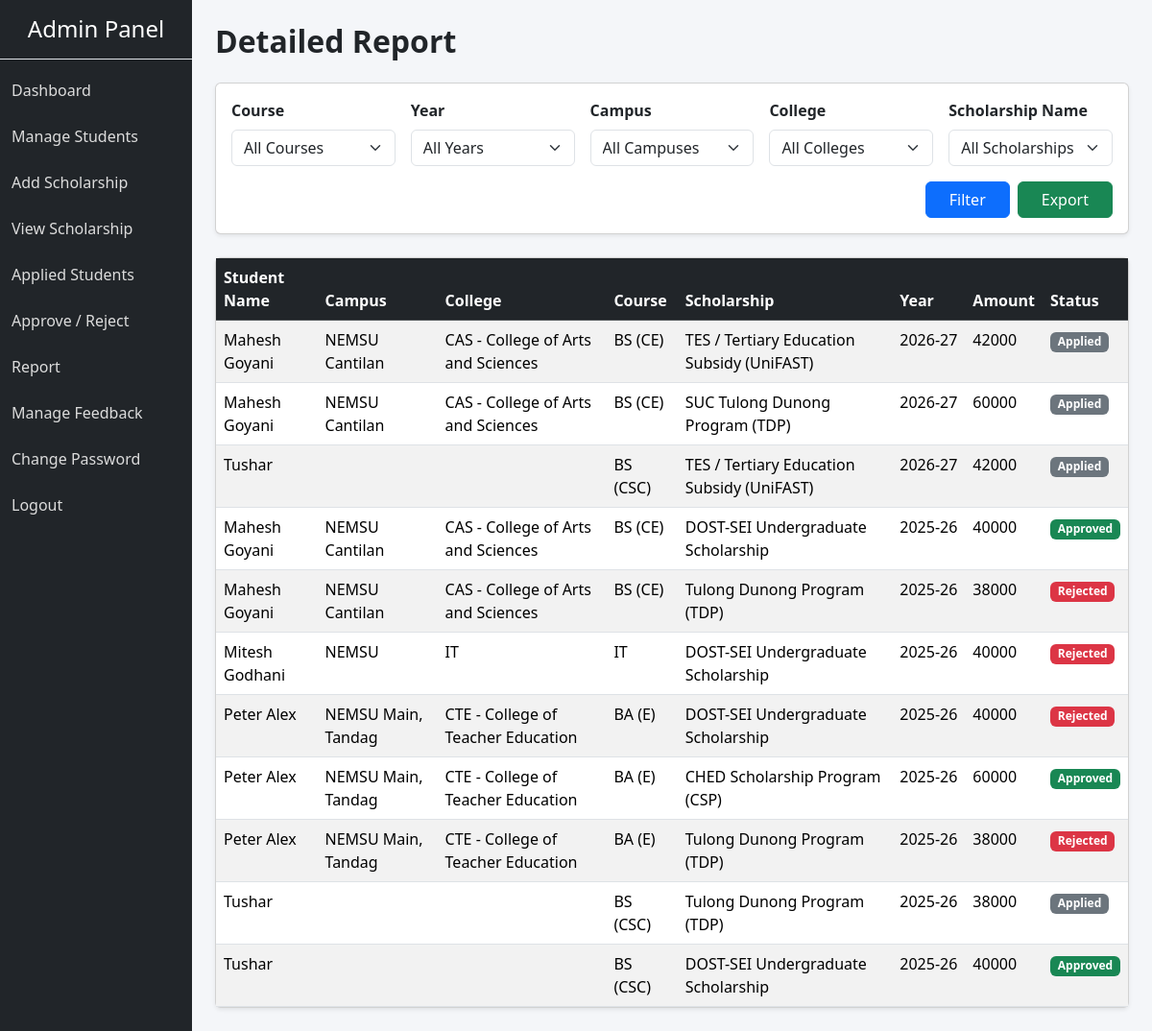
The page /admin/year_wise_summary.php (signed in) on the database its author committed.
### tables this page shows
CREATE TABLE `scholarship` (
  `app_id` int(11) NOT NULL,
  `stu_id` int(11) NOT NULL,
  `ss_id` int(11) NOT NULL,
  `app_status` varchar(10) NOT NULL
);

CREATE TABLE `student_master` (
  `stu_id` int(11) NOT NULL,
  `stu_enroll` varchar(20) NOT NULL,
  `stu_fname` varchar(20) NOT NULL,
  `stu_lname` varchar(20) NOT NULL,
  `stu_ext` varchar(20) DEFAULT NULL,
  `stu_mname` varchar(20) DEFAULT NULL,
  `stu_gender` varchar(10) DEFAULT NULL,
  `stu_pass` varchar(50) DEFAULT NULL,
  `stu_dob` date DEFAULT NULL,
  `stu_email` varchar(50) DEFAULT NULL,
  `stu_contact` varchar(15) DEFAULT NULL,
  `stu_program` varchar(200) DEFAULT NULL,
  `stu_year_level` varchar(10) DEFAULT NULL,
  `stu_campus` varchar(50) DEFAULT NULL,
  `stu_cor` varchar(100) DEFAULT NULL,
  `stu_units` varchar(50) DEFAULT NULL,
  `stu_grade` varchar(20) DEFAULT NULL,
  `stu_gpa` varchar(20) DEFAULT NULL,
  `stu_adm_year` varchar(10) DEFAULT NULL,
  `stu_college` varchar(50) DEFAULT NULL,
  `stu_sem` varchar(10) DEFAULT NULL,
  `father_lname` varchar(50) DEFAULT NULL,
  `father_gname` varchar(50) DEFAULT NULL,
  `father_mname` varchar(50) DEFAULT NULL,
  `mother_lname` varchar(50) DEFAULT NULL,
  `mother_gname` varchar(50) DEFAULT NULL,
  `mother_mname` varchar(50) DEFAULT NULL,
  `stu_dswd` varchar(50) DEFAULT NULL,
  `stu_house` varchar(50) DEFAULT NULL,
  `stu_bci` varchar(50) DEFAULT NULL,
  `stu_amount` varchar(10) DEFAULT NULL,
  `stu_disabled` varchar(5) DEFAULT NULL,
  `stu_disability` varchar(50) DEFAULT NULL,
  `stu_marital` varchar(15) DEFAULT NULL,
  `stu_dependent` varchar(15) DEFAULT NULL,
  `stu_inmate` varchar(15) DEFAULT NULL,
  `stu_rebel` varchar(50) DEFAULT NULL,
  `stu_street` varchar(50) DEFAULT NULL,
  `stu_barangay` varchar(50) DEFAULT NULL,
  `stu_city` varchar(50) DEFAULT NULL,
  `stu_province` varchar(50) DEFAULT NULL,
  `stu_zip` varchar(50) DEFAULT NULL,
  `stu_perc` float DEFAULT NULL,
  `stu_profilepic` varchar(200) DEFAULT NULL,
  `stu_status` varchar(10) NOT NULL DEFAULT 'active',
  `complete` varchar(3) NOT NULL DEFAULT 'No'
);

CREATE TABLE `ss_master` (
  `ss_id` int(5) NOT NULL,
  `ss_name` varchar(100) NOT NULL,
  `ss_type` varchar(100) NOT NULL,
  `ss_desc` varchar(1000) DEFAULT NULL,
  `ss_start` date NOT NULL,
  `ss_end` date NOT NULL,
  `ss_amount` int(10) NOT NULL,
  `ss_year` varchar(20) DEFAULT NULL,
  `ss_status` varchar(10) NOT NULL DEFAULT 'active'
);

### admin/year_wise_summary.php (the view, shortened to what this page needs)
<?php
include "../db.php";
function getShortCourseName($fullName) {
    $map = ['IT' => 'IT'];
    $upper = strtoupper(trim($fullName));
    if (isset($map[$upper])) return $map[$upper];
    $name = $upper;
    $prefix = '';
    if (strpos($name, 'BACHELOR OF SCIENCE IN') !== false) {
        $prefix = 'BS';
        $name = str_replace('BACHELOR OF SCIENCE IN', '', $name);
    } elseif (strpos($name, 'BACHELOR OF ARTS IN') !== false || strpos($name, 'BACHELOR OF ARTS MAJOR IN') !== false) {
        $prefix = 'BA';
        $name = str_replace(['BACHELOR OF ARTS IN', 'BACHELOR OF ARTS MAJOR IN'], '', $name);
    } elseif (strpos($name, 'BACHELOR OF ELEMENTARY EDUCATION') !== false) {
        $prefix = 'BEEd';
        $name = str_replace('BACHELOR OF ELEMENTARY EDUCATION', '', $name);
    } elseif (strpos($name, 'BACHELOR OF SECONDARY EDUCATION') !== false) {
        $prefix = 'BSEd';
        $name = str_replace('BACHELOR OF SECONDARY EDUCATION', '', $name);
    } elseif (strpos($name, 'BACHELOR OF PUBLIC ADMINISTRATION') !== false) {
        return 'BPA';
    } elseif (strpos($name, 'BACHELOR OF') !== false) {
        $prefix = 'B';
        $name = str_replace('BACHELOR OF', '', $name);
    }
    $words = explode(' ', str_replace(['/', '-', '&'], ' ', $name));
    $skip = ['AND', 'IN', 'OF', 'THE', 'MAJOR'];
    $acro = '';
    foreach($words as $w) {
        $w = trim($w);
        if(empty($w) || in_array($w, $skip)) continue;
        $acro .= $w[0];
    }
    if ($prefix !== '') {
        return empty($acro) ? $prefix : $prefix . ' (' . $acro . ')';
    }
    return empty($acro) ? $fullName : $acro;
}
$filter_year = isset($_GET['year']) ? $_GET['year'] : '';
$filter_campus = isset($_GET['campus']) ? $_GET['campus'] : '';
$filter_college = isset($_GET['college']) ? $_GET['college'] : '';
$filter_course = isset($_GET['course']) ? $_GET['course'] : '';
$filter_scholarship = isset($_GET['scholarship']) ? $_GET['scholarship'] : '';
$sql = "SELECT s.stu_fname, s.stu_lname, s.stu_campus, s.stu_college, s.stu_program,
               sm.ss_name, sm.ss_year, sm.ss_amount, sc.app_status
        FROM scholarship sc
        INNER JOIN student_master s ON sc.stu_id = s.stu_id
        INNER JOIN ss_master sm ON sc.ss_id = sm.ss_id
        WHERE 1=1";
$sql .= " ORDER BY sm.ss_year DESC, s.stu_fname ASC";
$result = $conn->query($sql);
?>
<!DOCTYPE html>
<html lang="en">
<head>
    <link href="https://cdn.jsdelivr.net/npm/bootstrap@5.3.2/dist/css/bootstrap.min.css" rel="stylesheet">
    <link href="css/style.css" rel="stylesheet">
</head>
<body>
<div class="container-fluid">
    <div class="row">
        <?php include 'sidebar.php'; ?>
        <div class="col-md-9 col-lg-10 p-4 content-area">
            <h2 class="fw-bold mb-4">Detailed Report</h2>
            <div class="card p-3 mb-4 shadow-sm">
                <form method="GET" class="row g-3 align-items-end">
                    <div class="col-md">
                        <label class="form-label fw-bold">Course</label>
                        <select name="course" class="form-select">
                            <option value="">All Courses</option>
                        </select>
                    </div>
                    <div class="col-md">
                        <label class="form-label fw-bold">Year</label>
                        <select name="year" class="form-select">
                            <option value="">All Years</option>
                        </select>
                    </div>
                    <div class="col-md">
                        <label class="form-label fw-bold">Campus</label>
                        <select name="campus" class="form-select">
                            <option value="">All Campuses</option>
                        </select>
                    </div>
                    <div class="col-md">
                        <label class="form-label fw-bold">College</label>
                        <select name="college" class="form-select">
                            <option value="">All Colleges</option>
                        </select>
                    </div>
                    <div class="col-md">
                        <label class="form-label fw-bold">Scholarship Name</label>
                        <select name="scholarship" class="form-select">
                            <option value="">All Scholarships</option>
                        </select>
                    </div>
                    <div class="col-md-12 d-flex gap-2 justify-content-end mt-3">
                        <button type="submit" class="btn btn-primary px-4">Filter</button>
                        <a href="export.php?type=year_wise_summary&year=<?php echo urlencode($filter_year); ?>&campus=<?php echo urlencode($filter_campus); ?>&college=<?php echo urlencode($filter_college); ?>&course=<?php echo urlencode($filter_course); ?>&scholarship=<?php echo urlencode($filter_scholarship); ?>" class="btn btn-success px-4" title="Export to Excel">Export</a>
                    </div>
                </form>
            </div>
            <div class="card shadow-sm">
                <div class="card-body p-0">
                    <table class="table table-striped table-hover mb-0">
                        <thead class="table-dark">
                            <tr>
                                <th>Student Name</th>
                                <th>Campus</th>
                                <th>College</th>
                                <th>Course</th>
                                <th>Scholarship</th>
                                <th class="text-nowrap">Year</th>
                                <th>Amount</th>
                                <th>Status</th>
                            </tr>
                        </thead>
                        <tbody>
                            <?php
                            if ($result && $result->num_rows > 0) {
                                while ($row = $result->fetch_assoc()) {
                            ?>
                            <tr>
                                <td><?php echo htmlspecialchars($row['stu_fname'] . ' ' . $row['stu_lname']); ?></td>
                                <td><?php echo htmlspecialchars($row['stu_campus']); ?></td>
                                <td><?php echo htmlspecialchars($row['stu_college']); ?></td>
                                <td><?php echo htmlspecialchars(getShortCourseName($row['stu_program'])); ?></td>
                                <td><?php echo htmlspecialchars($row['ss_name']); ?></td>
                                <td class="text-nowrap"><?php echo htmlspecialchars($row['ss_year']); ?></td>
                                <td><?php echo htmlspecialchars($row['ss_amount']); ?></td>
                                <td>
                                    <?php
                                        if($row['app_status'] == 'Approved') echo "<span class='badge bg-success'>Approved</span>";
                                        else if($row['app_status'] == 'Rejected') echo "<span class='badge bg-danger'>Rejected</span>";
                                        else echo "<span class='badge bg-secondary'>".$row['app_status']."</span>";
                                    ?>
                                </td>
                            </tr>
                            <?php
                                }
                            } else {
                                echo "<tr><td colspan='8' class='text-center py-4'>No records found matching your filters.</td></tr>";
                            }
                            ?>
                        </tbody>
                    </table>
                </div>
            </div>
        </div>
    </div>
</div>
</body>
</html>

### admin/css/style.css (style rules this page uses)
body { background: #f4f6f9; }

### rows shown on the page
scholarship: stu.stu_lname "Mahesh Goyani", stu.stu_campus "NEMSU Cantilan", stu.stu_college "CAS - College of Arts and Sciences", stu.stu_program "BS (CE)", ss.ss_name "TES / Tertiary Education Subsidy (UniFAST)", ss.ss_year "2026-27", ss.ss_amount "42000", app_status "Applied"
scholarship: stu.stu_lname "Mahesh Goyani", stu.stu_campus "NEMSU Cantilan", stu.stu_college "CAS - College of Arts and Sciences", stu.stu_program "BS (CE)", ss.ss_name "SUC Tulong Dunong Program (TDP)", ss.ss_year "2026-27", ss.ss_amount "60000", app_status "Applied"
scholarship: stu.stu_lname "Tushar", stu.stu_program "BS (CSC)", ss.ss_name "TES / Tertiary Education Subsidy (UniFAST)", ss.ss_year "2026-27", ss.ss_amount "42000", app_status "Applied"
scholarship: stu.stu_lname "Mahesh Goyani", stu.stu_campus "NEMSU Cantilan", stu.stu_college "CAS - College of Arts and Sciences", stu.stu_program "BS (CE)", ss.ss_name "DOST-SEI Undergraduate Scholarship", ss.ss_year "2025-26", ss.ss_amount "40000", app_status "Approved"
scholarship: stu.stu_lname "Mahesh Goyani", stu.stu_campus "NEMSU Cantilan", stu.stu_college "CAS - College of Arts and Sciences", stu.stu_program "BS (CE)", ss.ss_name "Tulong Dunong Program (TDP)", ss.ss_year "2025-26", ss.ss_amount "38000", app_status "Rejected"
scholarship: stu.stu_lname "Mitesh Godhani", stu.stu_campus "NEMSU", stu.stu_college "IT", stu.stu_program "IT", ss.ss_name "DOST-SEI Undergraduate Scholarship", ss.ss_year "2025-26", ss.ss_amount "40000", app_status "Rejected"
scholarship: stu.stu_lname "Peter Alex", stu.stu_campus "NEMSU Main, Tandag", stu.stu_college "CTE - College of Teacher Education", stu.stu_program "BA (E)", ss.ss_name "DOST-SEI Undergraduate Scholarship", ss.ss_year "2025-26", ss.ss_amount "40000", app_status "Rejected"
scholarship: stu.stu_lname "Peter Alex", stu.stu_campus "NEMSU Main, Tandag", stu.stu_college "CTE - College of Teacher Education", stu.stu_program "BA (E)", ss.ss_name "CHED Scholarship Program (CSP)", ss.ss_year "2025-26", ss.ss_amount "60000", app_status "Approved"
scholarship: stu.stu_lname "Peter Alex", stu.stu_campus "NEMSU Main, Tandag", stu.stu_college "CTE - College of Teacher Education", stu.stu_program "BA (E)", ss.ss_name "Tulong Dunong Program (TDP)", ss.ss_year "2025-26", ss.ss_amount "38000", app_status "Rejected"
scholarship: stu.stu_lname "Tushar", stu.stu_program "BS (CSC)", ss.ss_name "Tulong Dunong Program (TDP)", ss.ss_year "2025-26", ss.ss_amount "38000", app_status "Applied"
scholarship: stu.stu_lname "Tushar", stu.stu_program "BS (CSC)", ss.ss_name "DOST-SEI Undergraduate Scholarship", ss.ss_year "2025-26", ss.ss_amount "40000", app_status "Approved"
